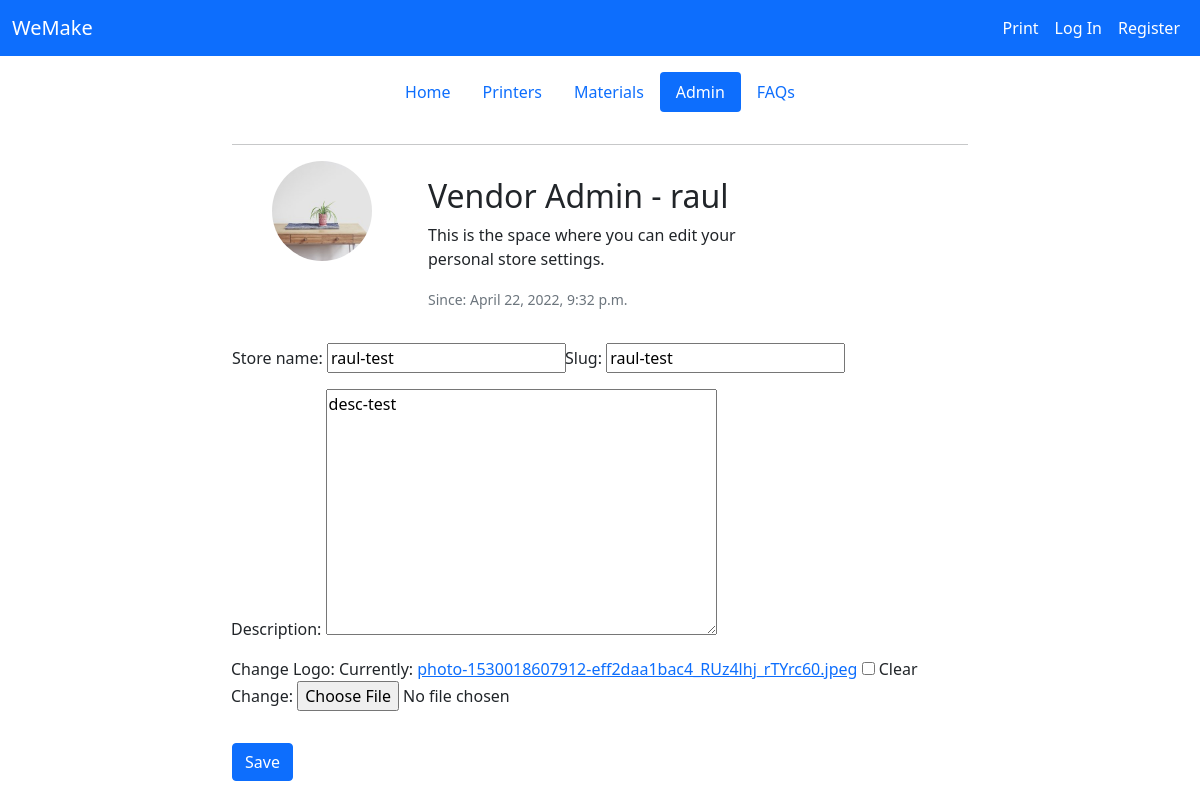
Page /vendor/vendor_admin/ (signed in) on the committed database.
### vendor/models.py (models this page shows, shortened)
class Vendor(models.Model):
    created_at              = models.DateTimeField(auto_now_add=True)
    created_by              = models.OneToOneField(User,related_name='vendor', on_delete=models.CASCADE, null=True)
    store_name              = models.CharField(max_length=255,blank=True, null=True)
    slug                    = models.SlugField(blank=False, null=False)
    description             = models.TextField(blank=True, null=True)
    store_logo_raw          = models.ImageField(null=True, blank=True)
    store_logo_thumbnail    = models.ImageField(null=True, blank=True)
    class Meta:
        ordering = (['created_by'])
    def get_thumbnail(self):
        if self.store_logo_thumbnail:
            return self.store_logo_thumbnail.url

### vendor/views.py (the view, shortened to what this page needs)
# urls.py: path('vendor_admin/',views.vendor_admin,name='vendor_admin'),
@login_required
def vendor_admin(request):
    vendor = request.user.vendor
    if(request.method == 'GET'):
        form = VendorSettingsForm(instance=vendor)
        context = {
            'form':form,
            'vendor':vendor,
        }
        return render(request,'vendor/vendor_admin.html',context)

### vendor/forms.py
class VendorSettingsForm(forms.ModelForm):
    class Meta:
        model = Vendor
        fields = '__all__'
        exclude = ['user','created_by','store_logo_thumbnail']
        labels = {
            'store_logo_raw': 'Change Logo',
            }

### vendor/templates/vendor/vendor_admin.html (shortened to what this page needs)
{% extends 'core/base.html' %}
{% block content %}
<div class="container">
  <header class="d-flex justify-content-center py-3">
    <ul class="nav nav-pills">
      <li class="nav-item"><a href="{% url 'vendor_home' %}" class="nav-link" aria-current="page">Home</a></li>
      <li class="nav-item"><a href="{% url 'printer_dashboard' %}" class="nav-link">Printers</a></li>
      <li class="nav-item"><a href="{% url 'material_dashboard' %}" class="nav-link">Materials</a></li>
      <li class="nav-item"><a href="{% url 'vendor_admin' %}"  class="nav-link active">Admin</a></li>
      <li class="nav-item"><a href="#" class="nav-link">FAQs</a></li>
    </ul>
  </header>
</div>
<div class="row justify-content-center">
<div class='col-8'>
    <hr>
    <div class="card mb-3 border-0" style="max-width: 540px;">
        <div class="row g-0">
          <div class="col-md-4 image-container">
            <img src="{{ vendor.get_thumbnail }}" alt="store-logo" class="profile-pic">
          </div>
          <div class="col-md-8">
            <div class="card-body">
              <h2 class="card-title">Vendor Admin - {{ vendor.created_by.username }}</h2>
              <p class="card-text">This is the space where you can edit your personal store settings. </p>
              <p class="card-text"><small class="text-muted">Since: {{ vendor.created_at }}</small></p>
            </div>
          </div>
        </div>
      </div>
    <form method="POST" action="." class="form-group" enctype="multipart/form-data">
        <div class="input-group mb-3">
            {{ form.as_p }}
        </div>
        <input class='btn btn-primary' type="submit" value="Save"></input>
    </form>
</div>
</div>
{% endblock %}

### static/styles/main.css (style rules this page uses)
.profile-pic { vertical-align: middle; width: 100px; height: 100px; border-radius: 50%; }
.image-container { vertical-align: middle; text-align:center }

### rows in the picture
Vendor: get_thumbnail (picture), created_by.username "raul", created_at "April 22, 2022, 9:32 p.m.", store_name "raul-test", slug "raul-test", description "desc-test"
